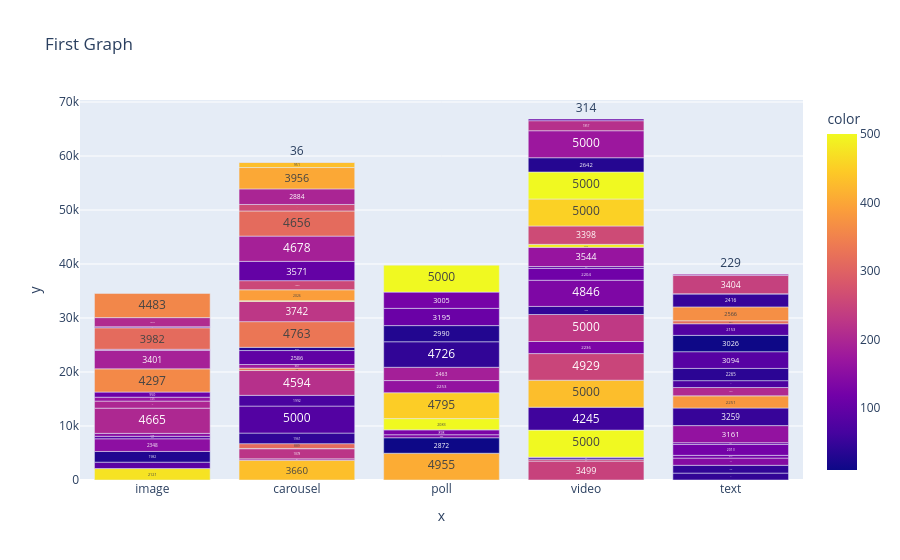

Source (notebook cell):
### Code cell
px.bar(x=df.post_type, y=df.likes, title="First Graph",text_auto=True, color=df.comments
       , color_discrete_map={"Facebook":"black","Instagram":"red","Twitter":"blue"}, hover_data=[df.post_day,df.sentiment_score])

### Figure 1 — Plotly figure (JSON) as saved in the notebook; plotly's stock layout.template omitted (floating-point values rounded to 4 significant figures; data arrays with more than 128 entries replaced by an {"elided": "..."} marker saying what was removed)
{"data": [{"alignmentgroup": "True", "customdata": {"elided": "100x2 str values"}, "hovertemplate": "x=%{x}<br>y=%{y}<br>hover_data_0=%{customdata[0]}<br>hover_data_1=%{customdata[1]}<br>color=%{marker.color}<extra></extra>", "legendgroup": "", "marker": {"color": [474, 432, 408, 90, 247, 186, 30, 45, 249, 225, 44, 42, 78, 144, 314, 154, 10, 123, 122, 86, 136, 44, 109, 80, 130, 70, 162, 500, 153, 216, 449, 202, 147, 162, 201, 500, 59, 187, 430, 333, 176, 252, 97, 50, 132, 380, 44, 232, 169, 206, 73, 113, 46, 360, 34, 190, 134, 116, 99, 332, 167, 227, 163, 452, 314, 39, 390, 486, 89, 86, 261, 257, 11, 454, 500, 81, 102, 30, 189, 320, 33, 314, 173, 263, 368, 50, 70, 244, 197, 109, 402, 216, 432, 207, 124, 294, 108, 179, 500, 357], "coloraxis": "coloraxis", "pattern": {"shape": ""}}, "name": "", "offsetgroup": "", "orientation": "v", "showlegend": false, "textposition": "auto", "texttemplate": "%{y}", "type": "bar", "x": ["image", "carousel", "poll", "image", "video", "carousel", "image", "text", "video", "carousel", "text", "video", "carousel", "text", "carousel", "image", "poll", "text", "text", "image", "poll", "carousel", "text", "carousel", "poll", "carousel", "text", "poll", "image", "carousel", "poll", "image", "video", "poll", "image", "video", "video", "poll", "video", "carousel", "carousel", "video", "carousel", "text", "video", "text", "poll", "video", "image", "text", "text", "image", "video", "image", "carousel", "image", "video", "video", "video", "carousel", "video", "carousel", "image", "carousel", "image", "text", "carousel", "video", "image", "text", "video", "carousel", "text", "video", "video", "text", "carousel", "poll", "carousel", "text", "video", "carousel", "video", "carousel", "text", "text", "text", "text", "carousel", "poll", "carousel", "video", "carousel", "image", "poll", "carousel", "video", "text", "poll", "image"], "xaxis": "x", "y": [2121, 3660, 4955, 1183, 3499, 256, 1982, 1274, 317, 1878, 1446, 304, 45, 1333, 889, 2348, 2872, 512, 2013, 455, 559, 1961, 332, 5000, 898, 1992, 3161, 2083, 548, 4594, 4795, 4665, 119, 2253, 1309, 5000, 4245, 2463, 5000, 447, 667, 4929, 2586, 3259, 2236, 2251, 4726, 5000, 725, 1551, 1268, 950, 1498, 4297, 592, 3401, 4846, 2204, 344, 4763, 3544, 3742, 227, 130, 3982, 2265, 2026, 560, 187, 3094, 3398, 1690, 3026, 5000, 5000, 2153, 3571, 2990, 4678, 553, 2642, 4656, 5000, 1203, 2566, 2416, 15, 3404, 2884, 3195, 3956, 1857, 951, 1694, 3005, 36, 314, 229, 5000, 4483], "yaxis": "y"}], "layout": {"barmode": "relative", "coloraxis": {"colorbar": {"title": {"text": "color"}}, "colorscale": [[0, "#0d0887"], [0.1111, "#46039f"], [0.2222, "#7201a8"], [0.3333, "#9c179e"], [0.4444, "#bd3786"], [0.5556, "#d8576b"], [0.6667, "#ed7953"], [0.7778, "#fb9f3a"], [0.8889, "#fdca26"], [1, "#f0f921"]]}, "legend": {"tracegroupgap": 0}, "title": {"text": "First Graph"}, "xaxis": {"anchor": "y", "domain": [0, 1], "title": {"text": "x"}}, "yaxis": {"anchor": "x", "domain": [0, 1], "title": {"text": "y"}}}}
